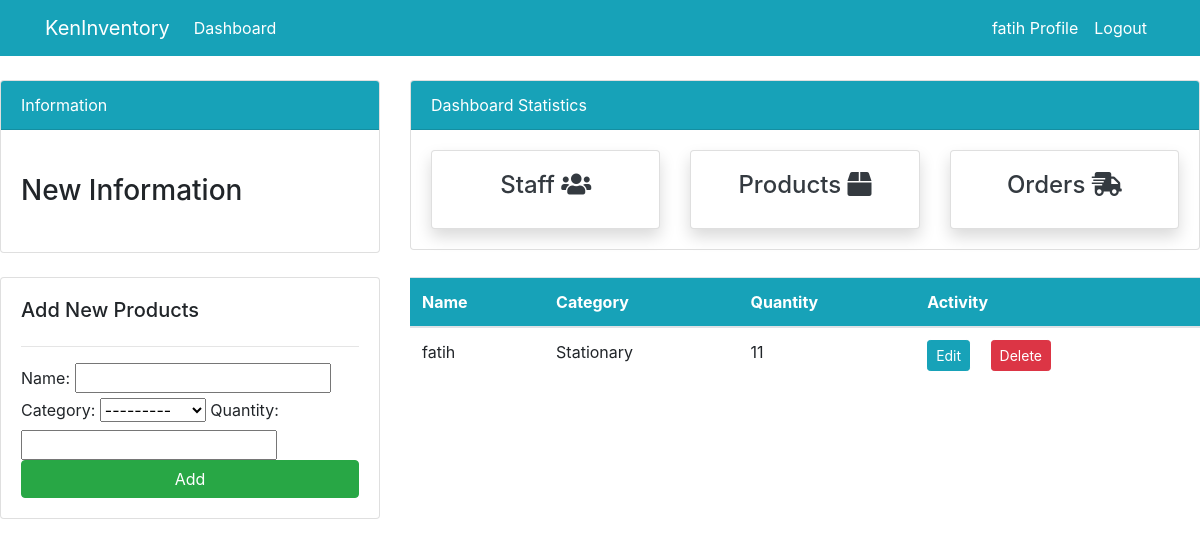
The page /products (signed in) on the database as committed earlier.
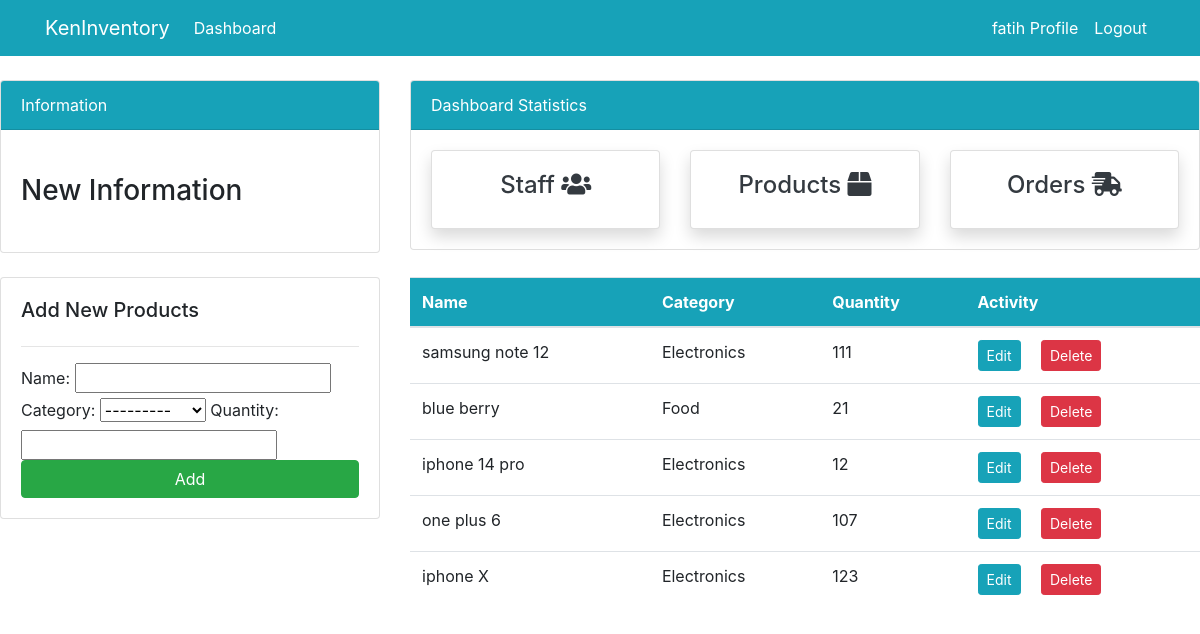
The same page on the database as committed later.
### dashboard/models.py (models this page shows, shortened)
class Product(models.Model):
    name = models.CharField(max_length=100, null=True)
    category = models.CharField(max_length=20, choices=CATEGORY,null=True)
    quantity = models.PositiveIntegerField(null=True)

### dashboard/views.py (the view)
# urls.py: path('products', views.products, name="dashboard-products"),
@login_required(login_url="user-login")
def products(request):
    product = Product.objects.all()
    if request.method == 'POST':
        form = ProductForm(request.POST)
        if form.is_valid():
            form.save()
            product_name = form.cleaned_data.get('name')
            messages.success(request, f'{product_name} has been added')
            return redirect('dashboard-products')
    else:
        form = ProductForm()
    context = {
        "product" : product,
        "form" :form,
    }
    return render(request, "dashboard/products.html",context)

### dashboard/forms.py
class ProductForm(forms.ModelForm):
    class Meta:
        model = Product
        fields = '__all__'

### templates/dashboard/products.html (shortened to what this page needs)
{% extends 'partials/base.html' %}
{% block content %}
{% include 'partials/topside.html' %}
<div class="row my-4">
    <div class="col-md-4">
        <div class="card card-body">
            <h5>Add New Products</h5>
            <hr>
            <form method="POST">
                {{ form }}
                <input class="btn btn-success btn-block" type="submit" value="Add">
            </form>
        </div>
    </div>
    <div class="col-md-8">
        <table class="table bg-white">
            <thead class="bg-info text-white">
                <tr>
                    <th scope="col">Name</th>
                    <th scope="col">Category</th>
                    <th scope="col">Quantity</th>
                    <th scope="col">Activity</th>
                </tr>
            </thead>
            <tbody>
                {% for product in product %}
                <tr>
                    <td>{{ product.name }}</td>
                    <td>{{ product.category }}</td>
                    <td>{{ product.quantity }}</td>
                    <td>
                        <a class="btn btn-info btn-sm mr-2"
                            href="{% url 'dashboard-products-edit' product.id %}">Edit</a>
                        <a class="btn btn-danger btn-sm ml-2"
                            href="{% url 'dashboard-product-delete' product.id %}">Delete</a>
                    </td>
                </tr>
                {% endfor %}
            </tbody>
        </table>
    </div>
</div>
{% endblock %}

### templates/partials/base.html (shortened to what this page needs)
{% load static %}
<!doctype html>
<html lang="en">
<head>
    <link rel="stylesheet" href="https://cdn.jsdelivr.net/npm/bootstrap@4.6.0/dist/css/bootstrap.min.css"
>
    <link rel="stylesheet" href="https://use.fontawesome.com/releases/v5.15.2/css/all.css"
>
    <link rel="stylesheet" href="{% static 'css/style.css' %}">
</head>
<body>
    {% include 'partials/nav.html' %}
        {% block content %}
        {% endblock %}
</body>
</html>

### templates/partials/nav.html (shortened to what this page needs)
<nav class="navbar navbar-expand-lg navbar-info bg-info">
    <div class="container">
        {% if user.is_authenticated %}
        <a class="navbar-brand text-white" href="">KenInventory</a>
        <div class="collapse navbar-collapse" id="navbarSupportedContent">
            <ul class="navbar-nav mr-auto">
                <li class="nav-item active">
                    <a class="nav-link text-white" href="/">Dashboard </a>
                </li>
            </ul>
            <ul class="navbar-nav ml-auto">
                <li class="nav-item active">
                    <a class="nav-link text-white" href="">{{ user.username }} Profile
                        <span class="sr-only">(current)</span></a>
                </li>
                <li class="nav-item">
                    <a class="nav-link text-white" href="{% url 'user-logout' %}">Logout</a>
                </li>
            </ul>
            {% endif %}
        </div>
    </div>
</nav>

### templates/partials/topside.html (shortened to what this page needs)
<div class="row">
    <div class="col-md-4 mt-4">
        <div class="card">
            <div class="card-header bg-info text-white">
                Information
            </div>
            <div class="card-body">
                <marquee behavior="" direction="">
                    <h3 class="my-4">New Information</h3>
                </marquee>
            </div>
        </div>
    </div>
    <div class="col-md-8 mt-4">
        <div class="card">
            <div class="card-header bg-info text-white">
                Dashboard Statistics
            </div>
            <div class="card-body">
                <div class="row">
                    <div class="col-md-4">
                        <a class="text-decoration-none text-dark" href="{% url 'dashboard-staff' %}">
                            <div class="card my-card shadow">
                                <div class="card-body text-center">
                                    <h4>Staff <i class="fas fa-users"></i></h4>
                                </div>
                            </div>
                        </a>
                    </div>
                    <div class="col-md-4">
                        <a class="text-decoration-none text-dark" href="{% url 'dashboard-products' %}">
                            <div class="card my-card shadow">
                                <div class="card-body text-center">
                                    <h4>Products <i class="fas fa-box"></i></h4>
                                </div>
                            </div>
                        </a>
                    </div>
                    <div class="col-md-4">
                        <a class="text-decoration-none text-dark" href="{% url 'dashboard-order' %}">
                            <div class="card my-card shadow">
                                <div class="card-body text-center">
                                    <h4>Orders <i class="fas fa-shipping-fast"></i></h4>
                                </div>
                            </div>
                        </a>
                    </div>
                </div>
            </div>
        </div>
    </div>
</div>

Rows that differ between the two databases and show on the page:
removed Product: name "fatih", category "Stationary", quantity "11"
added Product: name "samsung note 12", category "Electronics", quantity "111"
added Product: name "blue berry", category "Food", quantity "21"
added Product: name "iphone 14 pro", category "Electronics", quantity "12"
added Product: name "one plus 6", category "Electronics", quantity "107"
added Product: name "iphone X", category "Electronics", quantity "123"
